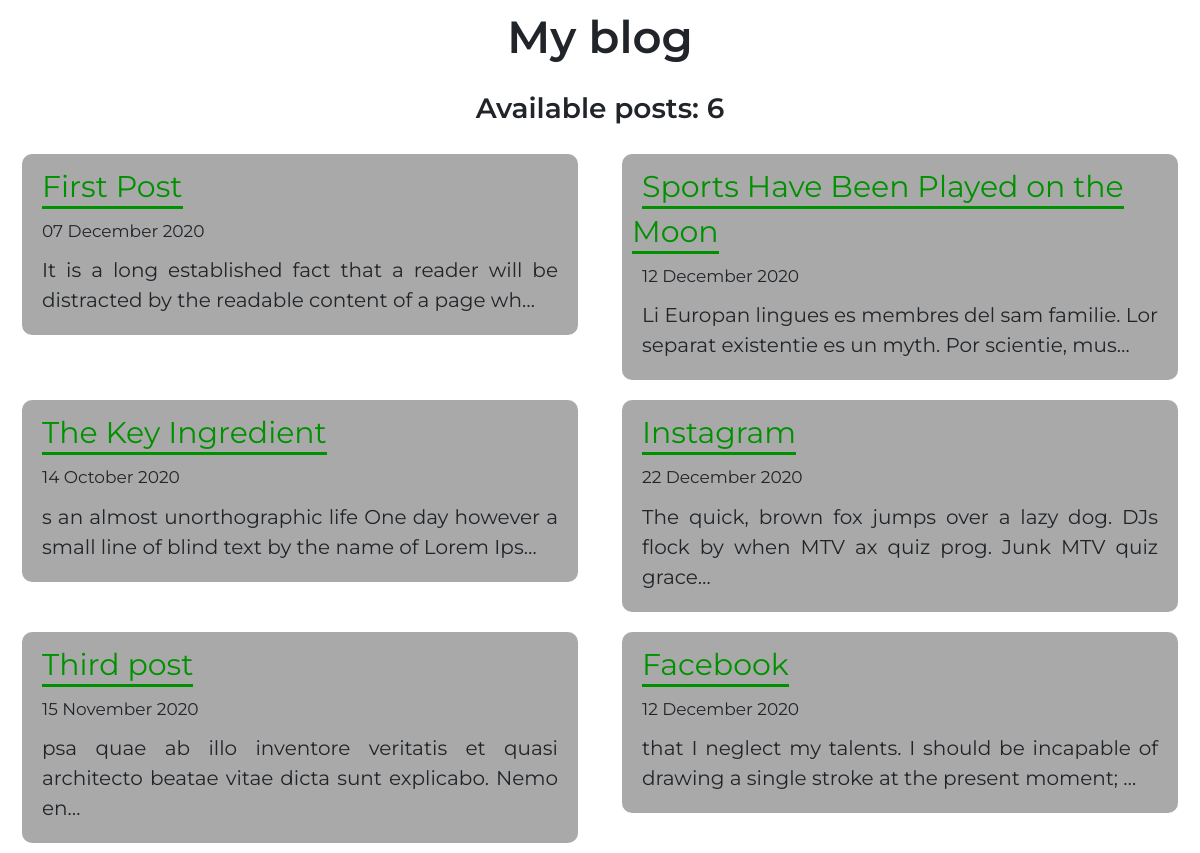
The page / on the database its author committed.
### blog/models.py (models this page shows, shortened)
class Post(models.Model):
    title = models.CharField(max_length=150)
    date = models.DateField()
    text = models.TextField()

### blog/views.py (the view)
# urls.py: 2. Add a URL to urlpatterns:  path('', views.home, name='home')
def home(request):
    posts = Post.objects.all()
    return render(request, 'blog/home.html',{'posts':posts})

### blog/templates/blog/home.html
{% extends 'blog/base.html' %}
{% block content %}
<h1>My blog</h1>
<h3>Available post{{posts.count|pluralize}}: {{posts.count}}</h3>
<div class="row">
{%for post in posts%}
    <div class="col-6">
        <div class="post">
            <a class="title" href="{% url 'detail' post.id %}">{{post.title}}</a>
            <p class="date">{{post.date|date:"d F Y"}}</p>
            <p>{{post.text|truncatechars:100}}</p>
        </div>
    </div>
{%endfor%}
</div>
{% endblock content %}

### blog/templates/blog/base.html (shortened to what this page needs)
<!DOCTYPE html>
<html lang="en">
<head>
    <link href="https://cdn.jsdelivr.net/npm/bootstrap@5.0.0-beta1/dist/css/bootstrap.min.css" rel="stylesheet">
{% load static %}
<link rel="stylesheet" href="{% static 'blog/style.css' %}">
</head>
<body>
{% block content %}{% endblock %}
</body>
</html>

### blog/static/blog/style.css (style rules this page uses)
* { padding: 0; margin: 0; }
h1 { font-size: 45px; font-weight: 600; padding: 10px; text-align: center; }
h3 { font-weight: 600; padding: 10px; text-align: center; }
p { font-size: 20px; margin: 10px; text-align: justify; }
.date { font-size: 17px; margin: 10px; padding-bottom: 1px ; }
body { font-family: 'Montserrat', sans-serif; }
.title { color: #009100; border-bottom: 3px solid #009100; text-decoration: none; padding-bottom: 1px ; transition: color 0.5s, border-bottom 0.5s; margin: 10px; font-size: 30px; }
.post { background-color: darkgrey; padding: 10px; margin: 10px; border-radius: 10px; }
.row { max-width: 1500px; margin: 0 auto; }

### rows shown on the page
Post: title "First Post", date "07 December 2020", text "It is a long established fact that a reader will be distracted by the readable content of a page wh…"
Post: title "Sports Have Been Played on the Moon", date "12 December 2020", text "Li Europan lingues es membres del sam familie. Lor separat existentie es un myth. Por scientie, mus…"
Post: title "The Key Ingredient", date "14 October 2020", text "s an almost unorthographic life One day however a small line of blind text by the name of Lorem Ips…"
Post: title "Instagram", date "22 December 2020", text "The quick, brown fox jumps over a lazy dog. DJs flock by when MTV ax quiz prog. Junk MTV quiz grace…"
Post: title "Third post", date "15 November 2020", text "psa quae ab illo inventore veritatis et quasi architecto beatae vitae dicta sunt explicabo. Nemo en…"
Post: title "Facebook", date "12 December 2020", text "that I neglect my talents. I should be incapable of drawing a single stroke at the present moment; …"

### other values the page prints
{{ posts.count }} "6"
